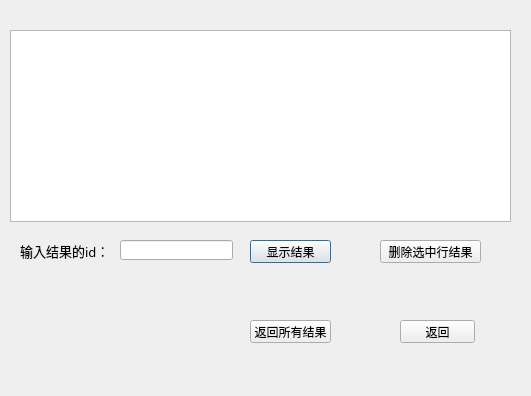
<?xml version="1.0" encoding="UTF-8"?>
<ui version="4.0">
 <class>history</class>
 <widget class="QDialog" name="history">
  <property name="geometry">
   <rect>
    <x>0</x>
    <y>0</y>
    <width>531</width>
    <height>396</height>
   </rect>
  </property>
  <property name="font">
   <font>
    <family>楷体</family>
   </font>
  </property>
  <property name="windowTitle">
   <string>Dialog</string>
  </property>
  <widget class="QTableView" name="tableView">
   <property name="geometry">
    <rect>
     <x>10</x>
     <y>30</y>
     <width>501</width>
     <height>192</height>
    </rect>
   </property>
  </widget>
  <widget class="QPushButton" name="pushButton">
   <property name="geometry">
    <rect>
     <x>250</x>
     <y>240</y>
     <width>81</width>
     <height>23</height>
    </rect>
   </property>
   <property name="text">
    <string>显示结果</string>
   </property>
  </widget>
  <widget class="QPushButton" name="pushButton_2">
   <property name="geometry">
    <rect>
     <x>380</x>
     <y>240</y>
     <width>101</width>
     <height>23</height>
    </rect>
   </property>
   <property name="text">
    <string>删除选中行结果</string>
   </property>
  </widget>
  <widget class="QLineEdit" name="lineEdit">
   <property name="geometry">
    <rect>
     <x>120</x>
     <y>240</y>
     <width>113</width>
     <height>20</height>
    </rect>
   </property>
  </widget>
  <widget class="QLabel" name="label">
   <property name="geometry">
    <rect>
     <x>20</x>
     <y>240</y>
     <width>91</width>
     <height>21</height>
    </rect>
   </property>
   <property name="font">
    <font>
     <family>楷体</family>
     <pointsize>10</pointsize>
    </font>
   </property>
   <property name="text">
    <string>输入结果的id：</string>
   </property>
  </widget>
  <widget class="QPushButton" name="pushButton_3">
   <property name="geometry">
    <rect>
     <x>400</x>
     <y>320</y>
     <width>75</width>
     <height>23</height>
    </rect>
   </property>
   <property name="text">
    <string>返回</string>
   </property>
  </widget>
  <widget class="QPushButton" name="pushButton_4">
   <property name="geometry">
    <rect>
     <x>250</x>
     <y>320</y>
     <width>81</width>
     <height>23</height>
    </rect>
   </property>
   <property name="text">
    <string>返回所有结果</string>
   </property>
  </widget>
 </widget>
 <resources/>
 <connections/>
</ui>
